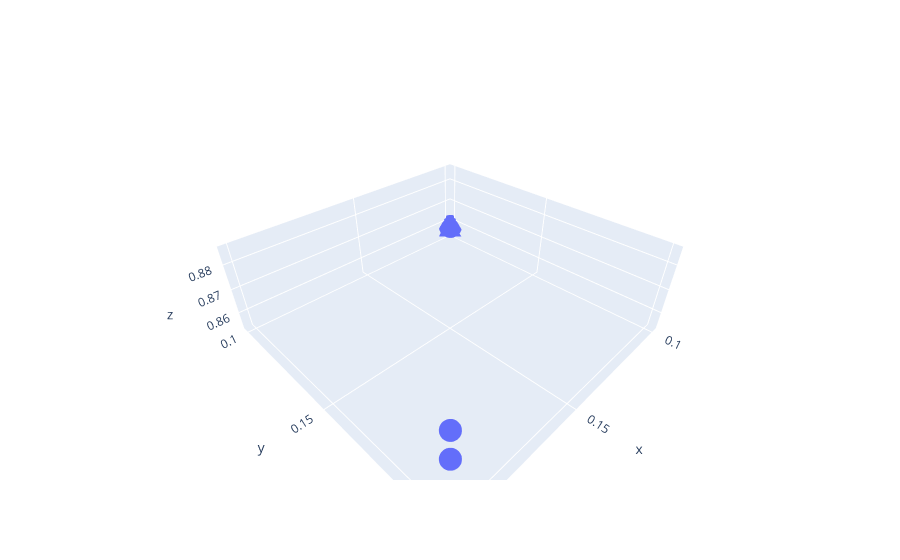

The code cell stored with this chart in its notebook:
### Code cell
import plotly.offline as py
from plotly.offline import iplot
py.offline.init_notebook_mode(connected=True)
import plotly.graph_objects as go

fig = go.Figure(data=[go.Scatter3d(x=training_ratio, y=multiple, z=precisions,
                                   mode='markers')])
fig.show()

### Figure 1 — Plotly figure (JSON) as saved in the notebook; plotly's stock layout.template omitted (floating-point values rounded to 4 significant figures)
{"data": [{"mode": "markers", "type": "scatter3d", "x": [0.1, 0.1, 0.2, 0.2], "y": [0.1, 0.1, 0.2, 0.2], "z": [0.8538, 0.8578, 0.8859, 0.8765]}], "layout": {}}
